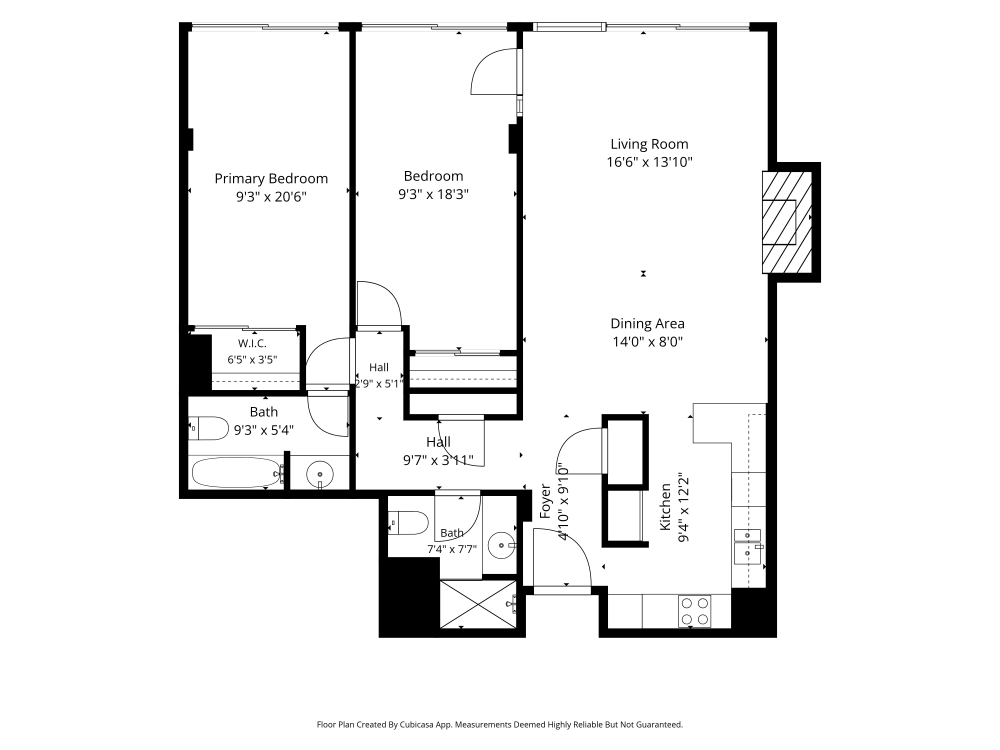
#> input picture floorplan/cubicasa5k/fp1.jpg, 4000 x 3000 px (shown at 1/4 size)
$ jupyter execute --allow-errors cubicasa_own_image.ipynb   (shell and % lines are left out)   (text cells are left out)
#> lines starting #> are read from the running program, lines starting #| are printed output that depends on the picture; after the words box and inside, x2 and y2 are one past the last pixel; in counts of white or black regions, pixels touching at a corner belong together; pictures that were not available may be replaced by others from this repository, and a replacement may not be noted
### floorplan/cubicasa5k/floortrans/plotting.py
import matplotlib
import matplotlib.pyplot as plt
from matplotlib import colors, cm
import matplotlib.path as mplp
import numpy as np
import torch
from skimage import draw
from shapely.geometry import Polygon, Point


# [572 lines left out: functions discrete_cmap_furukawa, drawJunction, draw_junction_from_dict, plot_pre_rec_4, not called in this run]


def discrete_cmap():
    """create a colormap with N (N<15) discrete colors and register it"""
    # define individual colors as hex values
    cpool = ['#DCDCDC', '#b3de69', '#000000', '#8dd3c7', '#fdb462',
             '#fccde5', '#80b1d3', '#808080', '#fb8072', '#696969',
             '#577a4d', '#ffffb3']
    cmap3 = colors.ListedColormap(cpool, 'rooms')
    matplotlib.colormaps.register(cmap=cmap3, force=True)

    cpool = ['#DCDCDC', '#8dd3c7', '#b15928', '#fdb462', '#ffff99',
             '#fccde5', '#80b1d3', '#808080', '#fb8072', '#696969',
             '#577a4d']
    cmap3 = colors.ListedColormap(cpool, 'icons')
    matplotlib.colormaps.register(cmap=cmap3, force=True)

    """create a colormap with N (N<15) discrete colors and register it"""
    # define individual colors as hex values
    cpool = ['#DCDCDC', '#b3de69', '#000000', '#8dd3c7', '#fdb462',
             '#fccde5', '#80b1d3', '#808080', '#fb8072', '#696969',
             '#577a4d', '#ffffb3', 'd3d5d7']
    cmap3 = colors.ListedColormap(cpool, 'rooms_furu')
    matplotlib.colormaps.register(cmap=cmap3, force=True)

    cpool = ['#DCDCDC', '#8dd3c7', '#b15928', '#fdb462', '#ffff99',
             '#fccde5', '#80b1d3', '#808080', '#fb8072', '#696969',
             '#577a4d']
    cmap3 = colors.ListedColormap(cpool, 'rooms_furu')
    matplotlib.colormaps.register(cmap=cmap3, force=True)


# [115 lines left out: functions segmentation_plot, polygons_to_image, plot_room, plot_icon, plot_heatmaps, outline_to_mask, not called in this run]


def _grid_bbox(x, y):
    dx = dy = 0
    return x[0] - dx / 2, x[-1] + dx / 2, y[0] - dy / 2, y[-1] + dy / 2


def _bbox_to_rect(bbox):
    l, r, b, t = bbox
    return Polygon([(l, b), (r, b), (r, t), (l, t)])


# [60 lines left out: function shp_mask, not called in this run]

### floorplan/cubicasa5k/cubicasa_own_image.ipynb
[cell 1]
import os
import cv2
import numpy as np
import matplotlib.pyplot as plt
import torch
import torch.nn.functional as F
from floortrans.models import get_model
from floortrans.loaders import RotateNTurns
from floortrans.plotting import polygons_to_image, discrete_cmap
discrete_cmap()
from floortrans.post_prosessing import split_prediction, get_polygons
from mpl_toolkits.axes_grid1 import AxesGrid

WEIGHTS = 'model_best_val_loss_var.pkl'
#> (the rest of this cell did not finish here and is left out)

[cell 2]
IMG_PATH = 'fp1.jpg'   # <-- change this (relative to the working directory, or absolute)
MAX_SIDE = 1024                   # larger images are shrunk to this; lower it (768, 512) if slow or out of RAM

raw = cv2.imread(IMG_PATH, cv2.IMREAD_UNCHANGED)
#> raw is the input picture: shape (3000, 4000, 3); min 0, max 255, mean 239.4
assert raw is not None, f"Could not read {IMG_PATH} from {os.getcwd()}"

# Handle grayscale / transparent PNGs: flatten everything onto white
if raw.ndim == 2:
    raw = cv2.cvtColor(raw, cv2.COLOR_GRAY2BGR)
elif raw.shape[2] == 4:
    alpha = raw[:, :, 3:4].astype(np.float32) / 255.0
    raw = (raw[:, :, :3] * alpha + 255 * (1 - alpha)).astype(np.uint8)

rgb = cv2.cvtColor(raw, cv2.COLOR_BGR2RGB)

h0, w0 = rgb.shape[:2]
#> h0 = 3000; w0 = 4000
scale = min(1.0, MAX_SIDE / max(h0, w0))
#> scale = 0.256
if scale < 1.0:
    rgb = cv2.resize(rgb, (int(w0 * scale), int(h0 * scale)), interpolation=cv2.INTER_AREA)
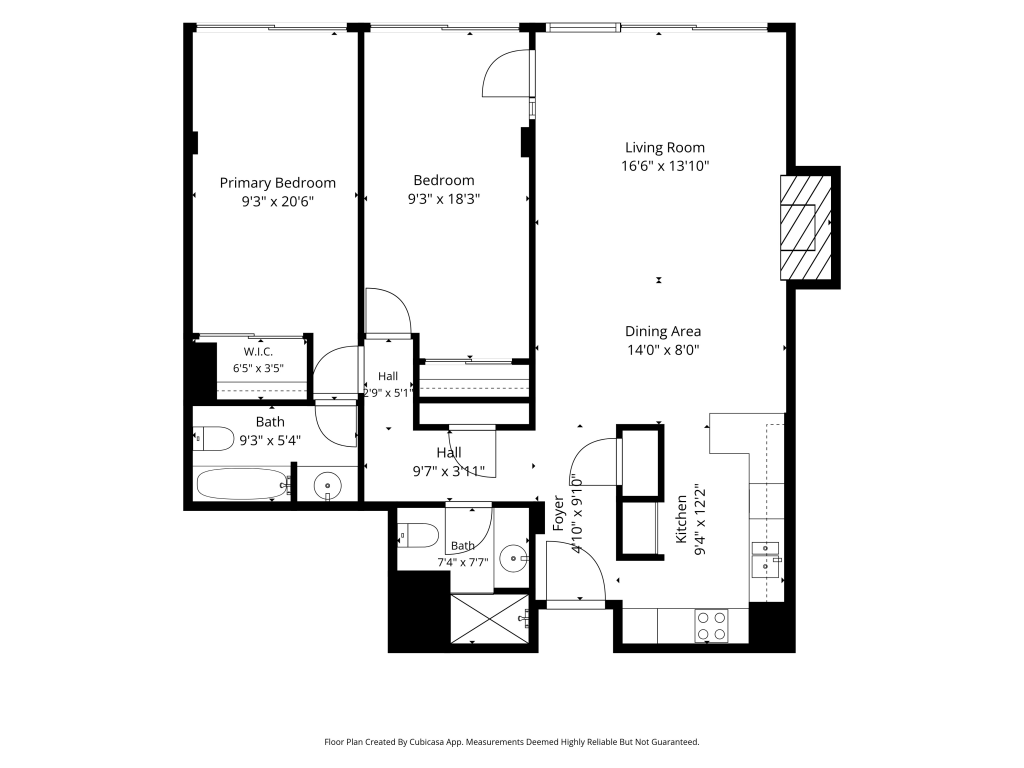
#> rgb: shape (768, 1024, 3); min 0, max 255, mean 239.4

height, width = rgb.shape[:2]
#> height = 768; width = 1024
img_size = (height, width)
#> img_size = (768, 1024)

# Same normalization the dataset loader uses: [0,255] -> [-1,1], channels first
#> (the rest of this cell did not finish here and is left out)

#> (a cell that did not finish here is left out)

#> (a cell that did not finish here is left out)

[cell 5]
fig = plt.figure(figsize=(26, 12))
grid = AxesGrid(fig, 111, nrows_ncols=(1, 2), axes_pad=0.05,
                cbar_mode='single', cbar_location='right', cbar_pad=0.1)
#> (the rest of this cell did not finish here and is left out)

[cell 6]
print(f"Image size used: {width} x {height} px")
#| Image size used: 1024 x 768 px
#> (the rest of this cell did not finish here and is left out)

[cell 7]
import json

def polys_of(g):
    """Return a list of point-lists, one per polygon piece inside g."""
    if hasattr(g, "is_empty") and g.is_empty:
        return []
    if hasattr(g, "geoms"):                      # Multi* or GeometryCollection
        out = []
        for sub in g.geoms:
            out += polys_of(sub)
        return out
    if hasattr(g, "exterior"):                   # a normal shapely Polygon
        return [np.asarray(g.exterior.coords, dtype=float).round(2).tolist()]
    if hasattr(g, "coords"):                     # stray LineString / Point, skip
        return []
    return [np.asarray(g, dtype=float).round(2).tolist()]   # numpy array / list

walls, openings = [], []
#> (the rest of this cell did not finish here and is left out)

[cell 8]
import cv2, re, json, numpy as np, pytesseract

img = cv2.imread("plan1_resized.png")
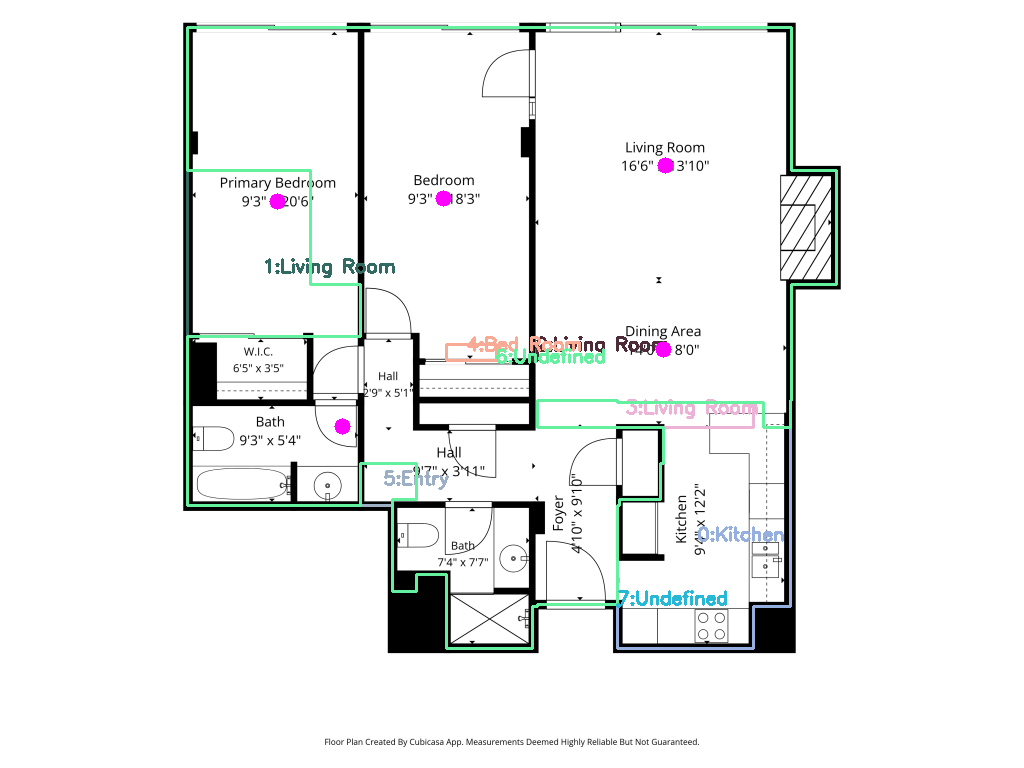
#> input picture floorplan/cubicasa5k/plan1_debug.png, 1024 x 768 px, given in place of plan1_resized.png, which was not available
#> img is the input picture: shape (768, 1024, 3); mean B, G, R 239.9, 240.5, 238.8
UP = 3                                            # enlarge so small text is readable
big = cv2.resize(img, None, fx=UP, fy=UP, interpolation=cv2.INTER_CUBIC)
gray = cv2.cvtColor(big, cv2.COLOR_BGR2GRAY)
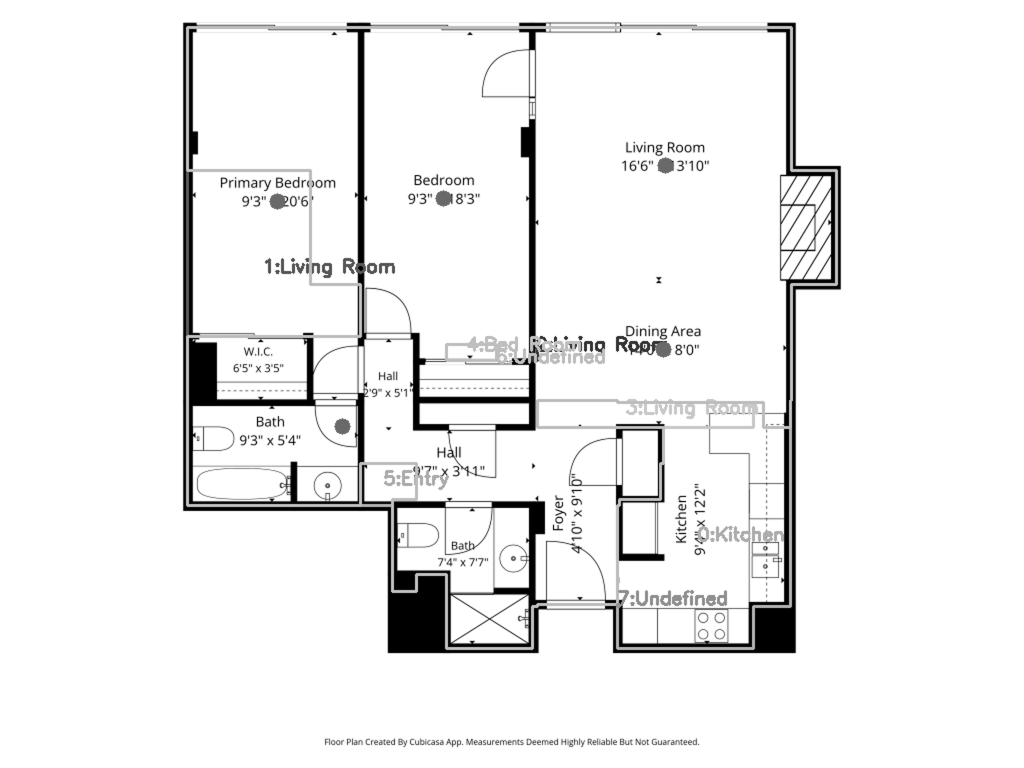
#> gray: shape (2304, 3072) (shown at 1/3 size); min 0, max 255, mean 239.8

# 1) read every word, with its position
#> (the rest of this cell did not finish here and is left out)

[cell 9]
import json, cv2, numpy as np

raw  = json.load(open("plan1_output.json"))
#> (reads floorplan/cubicasa5k/plan1_output.json from the repository)
meas = json.load(open("plan1_measurements.json"))
#> (reads floorplan/cubicasa5k/plan1_measurements.json from the repository)
img  = cv2.imread("plan1_resized.png")
H, W = img.shape[:2]
#> H = 768; W = 1024

# 1) Wall mask: walls + doors + windows filled in (openings close the gaps between rooms)
mask = np.zeros((H, W), np.uint8)
for item in raw["walls"] + raw["openings"]:
    cv2.fillPoly(mask, [np.round(np.array(item["points"])).astype(np.int32)], 255)
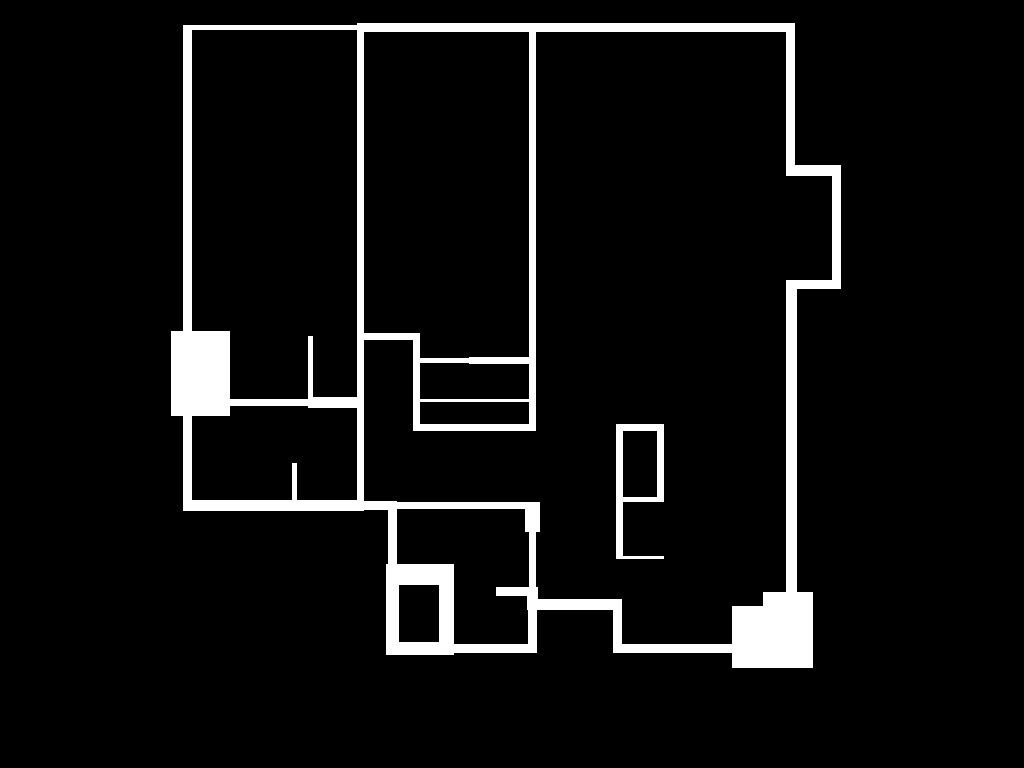
#> mask: shape (768, 1024); 6.4% white; 2 white regions, box (x1, y1, x2, y2) and area: (171, 23, 841, 668) 48307, (616, 424, 664, 559) 2022
mask = cv2.morphologyEx(mask, cv2.MORPH_CLOSE, np.ones((5, 5), np.uint8))  # seal hairline gaps

# 2) Empty space -> connected pockets = enclosed regions
free = (mask == 0).astype(np.uint8)
n, labels, stats, _ = cv2.connectedComponentsWithStats(free, connectivity=4)
#> n = 11

def touches_border(i):
    x, y, w, h, _ = stats[i]
    return x == 0 or y == 0 or x + w >= W or y + h >= H

# 3) Which region does each measurement label sit in?
region_of = {}
for k, m in enumerate(meas):
    r = labels[int(m["cy"]), int(m["cx"])]
    region_of[k] = r
#> after the loop, region_of = {0: 7, 1: 2, 2: 3, 3: 4, 4: 4}

counts = {}
for r in region_of.values():
    counts[r] = counts.get(r, 0) + 1

estimates, dbg = [], img.copy()
#> estimates = []
for k, m in enumerate(meas):
    r = region_of[k]
    if r == 0 or touches_border(r):
        print("label not inside an enclosed room:", repr(m["text"])); continue
    if counts[r] > 1:
        print("region holds several labels (open plan?), skipping:", repr(m["text"])); continue

    cnts, _ = cv2.findContours((labels == r).astype(np.uint8), cv2.RETR_EXTERNAL, cv2.CHAIN_APPROX_SIMPLE)
    c = max(cnts, key=cv2.contourArea)
    (cx, cy), (rw, rh), _ = cv2.minAreaRect(c)
    area = cv2.contourArea(c)
    boxiness = area / (rw * rh)
    short, long_ = min(rw, rh), max(rw, rh)
    cv2.drawContours(dbg, [c], -1, (0, 160, 0), 2)

    if boxiness < 0.85:
        print(f"skipping irregular room (boxiness {boxiness:.2f}):", repr(m["text"])); continue

    a, b = sorted([m["a_ft"], m["b_ft"]])
    es, el = short / a, long_ / b
    estimates.append((es, el))
    print(f'{m["text"]!r:24} boxiness {boxiness:.2f} -> {es:6.2f} (short)  {el:6.2f} (long)  px/ft')
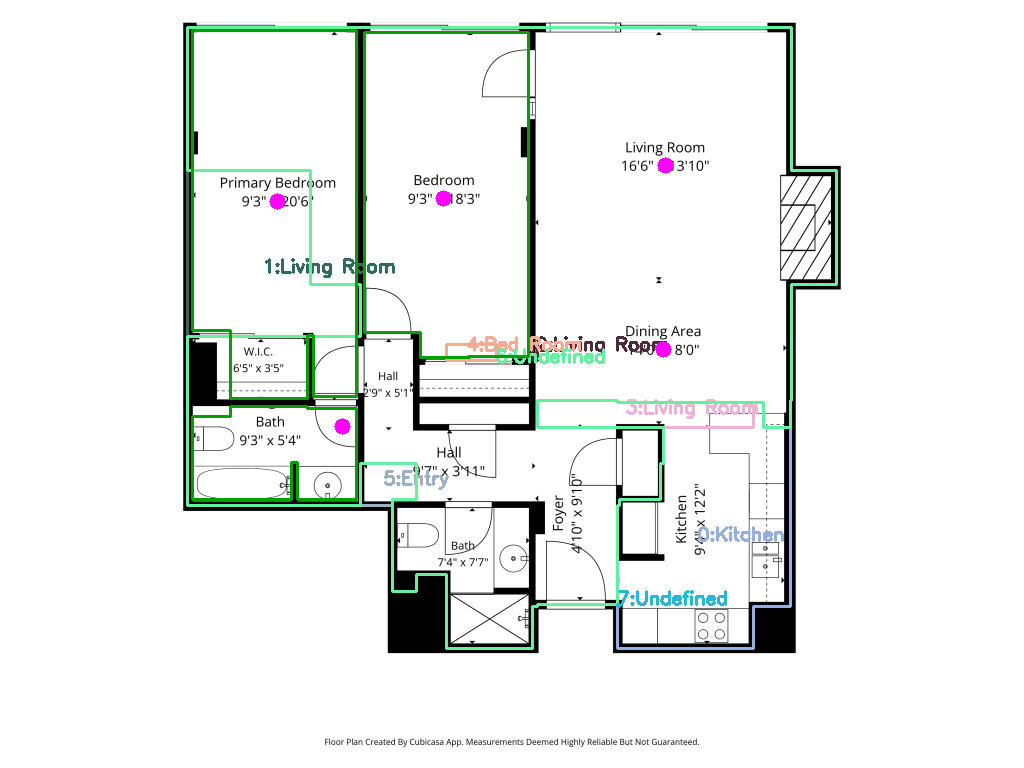
#> dbg: shape (768, 1024, 3); 1.05% of pixels changed, all inside (x1, y1, x2, y2) = (191, 29, 530, 501)
#> after the loop, estimates = [(17.44, 17.73), (17.73, 17.95), (17.73, 17.81)]

cv2.imwrite("plan1_regions_check.png", dbg)

vals = np.array([v for e in estimates for v in e])
#> vals = [17.44, 17.73, 17.73, 17.95, 17.73, 17.81]
if len(vals) == 0:
    raise SystemExit("No usable rooms, so fall back to a hand-typed scale.")

med = np.median(vals)
#> med = 17.73
good = vals[np.abs(vals - med) / med < 0.15]
#> good = [17.44, 17.73, 17.73, 17.95, 17.73, 17.81]
ppf = float(np.median(good))
#> ppf = 17.73
spread = float(good.std() / ppf)
#> spread = 0.00863
print(f"\nused {len(good)} of {len(vals)} estimates")
#| used 6 of 6 estimates
print(f"PIXELS_PER_FOOT = {ppf:.2f}   (spread {spread*100:.1f}%)")
#| PIXELS_PER_FOOT = 17.73   (spread 0.9%)

json.dump({"pixels_per_foot": ppf, "spread": spread, "n_used": int(len(good))},
          open("plan1_scale.json", "w"))

[cell 10]
import json, cv2, numpy as np

PIXELS_PER_FOOT = json.load(open("plan1_scale.json"))["pixels_per_foot"]    # None = leave in pixels. Tesseract will set this later.
CEILING_FT = 8

def long_axis(points):
    """Rectangle -> (x1,y1,x2,y2, thickness, center, length)"""
    box = cv2.boxPoints(cv2.minAreaRect(np.array(points, dtype=np.float32)))
    sides = [(box[i], box[(i+1) % 4]) for i in range(4)]
    lens = [np.linalg.norm(a - b) for a, b in sides]
    order = np.argsort(lens)                      # two shortest sides first
    s1, s2 = sides[order[0]], sides[order[1]]
    p1 = (s1[0] + s1[1]) / 2
    p2 = (s2[0] + s2[1]) / 2
    length = float(np.linalg.norm(p1 - p2))
    thickness = float(lens[order[0]])
    return p1, p2, thickness, (p1 + p2) / 2, length

with open("plan1_output.json") as f:
    raw = json.load(f)

walls = []
for i, w in enumerate(raw["walls"]):
    p1, p2, thick, _, length = long_axis(w["points"])
    if length < 5:                                # tiny specks
        continue
    walls.append({"id": i, "x1": p1[0], "y1": p1[1], "x2": p2[0], "y2": p2[1],
                  "thickness": thick})
#> this loop made 61 passes
#> (box in long_axis, lens in long_axis, order in long_axis, s2 in long_axis, p1, p2, length, thickness in long_axis) on passes 2, 3, 5, 7: ([[663, 558], [616, 558], [616, 556], [663, 556]], [47, 2, 47, 2], [1, 3, 0, 2], ([663, 556], [663, 558]), [616, 557], [663, 557], 47, 2), ([[537, 595], [496, 595], [496, 587], [537, 587]], [41, 8, 41, 8], [1, 3, 0, 2], ([537, 587], [537, 595]), [496, 591], [537, 591], 41, 8), ([[663, 501], [616, 501], [616, 497], [663, 497]], [47, 4, 47, 4], [1, 3, 0, 2], ([663, 497], [663, 501]), [616, 499], [663, 499], 47, 4), ([[535, 430], [413, 430], [413, 424], [535, 424]], [122, 6, 122, 6], [1, 3, 0, 2], ([535, 424], [535, 430]), [413, 427], [535, 427], 122, 6)
#> (lens in long_axis, order in long_axis, s1 in long_axis, s2 in long_axis, p1, p2, length, thickness in long_axis) on passes 1, 4, 6, 8, 10, 12: ([4, 37, 4, 37], [0, 2, 1, 3], ([296, 500], [292, 500]), ([292, 463], [296, 463]), [294, 500], [294, 463], 37, 4), ([6, 71, 6, 71], [0, 2, 1, 3], ([663, 501], [657, 501]), ([657, 430], [663, 430]), [660, 501], [660, 430], 71, 6), ([6, 29, 6, 29], [0, 2, 1, 3], ([535, 430], [529, 430]), ([529, 401], [535, 401]), [532, 430], [532, 401], 29, 6), ([8, 53, 8, 53], [0, 2, 1, 3], ([536, 652], [528, 652]), ([528, 599], [536, 599]), [532, 652], [532, 599], 53, 8), ([8, 113, 8, 113], [0, 2, 1, 3], ([840, 288], [832, 288]), ([832, 175], [840, 175]), [836, 288], [836, 175], 113, 8), ([42, 47, 42, 47], [0, 2, 1, 3], ([812, 667], [770, 667]), ([770, 620], [812, 620]), [791, 667], [791, 620], 47, 42)

def attach(center, width, kind):
    best, best_d, best_t = None, 1e9, 0
    for w in walls:
        a = np.array([w["x1"], w["y1"]]); b = np.array([w["x2"], w["y2"]])
        ab = b - a
        t = np.clip(np.dot(center - a, ab) / np.dot(ab, ab), 0, 1)
        d = np.linalg.norm(center - (a + t * ab))
        if d < best_d:
            best, best_d, best_t = w, d, t
    L = np.hypot(best["x2"] - best["x1"], best["y2"] - best["y1"])
    return {"wall": best["id"], "type": kind,
            "position": float(best_t * L), "width": float(width)}

openings = []
for o in raw["openings"]:
    _, _, _, c, length = long_axis(o["points"])
    openings.append(attach(c, length, o["kind"]))

clean = {"ceiling_height": CEILING_FT, "units": "pixels",
         "walls": walls, "openings": openings}

if PIXELS_PER_FOOT:                               # convert to feet
    s = 1 / PIXELS_PER_FOOT
    for w in clean["walls"]:
        for k in ("x1", "y1", "x2", "y2", "thickness"):
            w[k] *= s
#> this loop made 61 passes
    for o in clean["openings"]:
        o["position"] *= s; o["width"] *= s
#> this loop made 18 passes
    clean["units"] = "feet"

with open("plan1_clean.json", "w") as f:
    json.dump(clean, f, indent=1)
print(len(walls), "walls,", len(openings), "openings,", clean["units"])
#| 61 walls, 18 openings, feet
